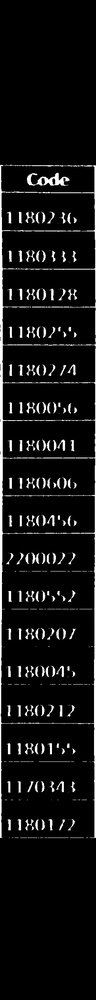
#> input picture Cells/dilated_image.jpg, 96 x 1000 px, shrunk from 242 x 2511 before the run
$ python -i OcrToTableTool.py   (imports and definitions only)
#> lines starting #> are read from the running program, lines starting #| are printed output that depends on the picture; after the words box and inside, x2 and y2 are one past the last pixel; in counts of white or black regions, pixels touching at a corner belong together
#> further down, picture is the input picture: shape (1000, 96, 3); min 0, max 255, mean 18.5
import cv2
import numpy as np
import subprocess

class OcrToTableTool:
    def __init__(self, original_image):
        self.original_image = original_image
        self.grey = cv2.cvtColor(original_image, cv2.COLOR_BGR2GRAY)
        self.thresholded_image = cv2.threshold(self.grey, 0, 255, cv2.THRESH_BINARY + cv2.THRESH_OTSU)[1]
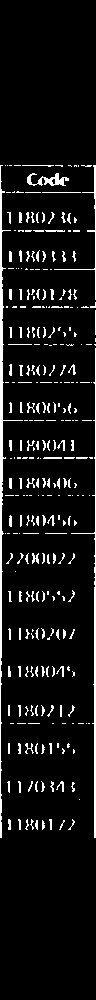
#> self.thresholded_image: shape (1000, 96); 7.5% white; 296 white regions (167 under 20 px), largest, box (x1, y1, x2, y2) and area: (0, 165, 23, 838) 1466, (71, 348, 96, 838) 795, (27, 173, 69, 186) 248

    def execute(self):
        self.dilate_image()
        self.store_process_image('0_dilated_image.jpg', self.dilated_image)
        self.find_contours()
        self.store_process_image('1_contours.jpg', self.image_with_contours_drawn)
        self.convert_contours_to_bounding_boxes()
        self.store_process_image('2_bounding_boxes.jpg', self.image_with_all_bounding_boxes)
        self.mean_height = self.get_mean_height_of_bounding_boxes()
        self.sort_bounding_boxes_by_y_coordinate()
        self.club_all_bounding_boxes_by_similar_y_coordinates_into_rows()
        self.sort_all_rows_by_x_coordinate()
        self.crop_each_bounding_box_and_ocr()
        self.generate_csv_file()

    def threshold_image(self):
        return cv2.threshold(self.grey_image, 0, 255, cv2.THRESH_BINARY + cv2.THRESH_OTSU)[1]
    def convert_image_to_grayscale(self):
        return cv2.cvtColor(self.image, self.dilated_image)
    def dilate_image(self):
        kernel_to_remove_gaps_between_words = np.array([
                [1,1,1,1,1,1,1,1,1,1],
               [1,1,1,1,1,1,1,1,1,1]
        ])
        self.dilated_image = cv2.dilate(self.thresholded_image, kernel_to_remove_gaps_between_words, iterations=5)
#> self.dilated_image: shape (1000, 96); 53.1% white; 31 black regions, largest, box (x1, y1, x2, y2) and area: (0, 0, 96, 165) 15840, (0, 835, 96, 1000) 15448, (26, 682, 74, 705) 1091
        simple_kernel = np.ones((5,5), np.uint8)
        self.dilated_image = cv2.dilate(self.dilated_image, simple_kernel, iterations=2)
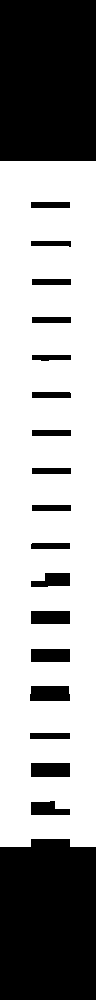
#> self.dilated_image: shape (1000, 96); 62.6% white; 19 black regions

    def find_contours(self):
        result = cv2.findContours(self.dilated_image, cv2.RETR_TREE, cv2.CHAIN_APPROX_SIMPLE)
#> result = 18 contours; largest, box (x1, y1, x2, y2) and area: (0, 161, 96, 847) 64756, (29, 685, 71, 702) 637, (30, 762, 71, 778) 598, (30, 648, 71, 663) 558, (30, 610, 71, 625) 558

        #self.contours = sorted(result, key=lambda x: cv2.boundingRect(x)[0])
        self.contours = result[0]
#> self.contours has the same summary as result
        self.image_with_contours_drawn = self.original_image.copy()
        cv2.drawContours(self.image_with_contours_drawn, self.contours, -1, (0, 255, 0), 3)
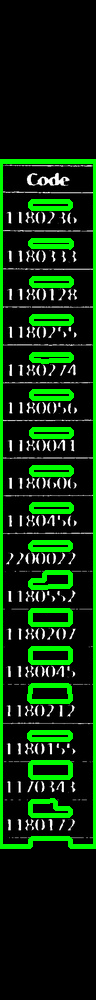
#> self.image_with_contours_drawn: shape (1000, 96, 3); 13.67% of pixels changed, all inside (x1, y1, x2, y2) = (0, 159, 96, 849)

    def approximate_contours(self):
        self.approximated_contours = []
        for contour in self.contours:
            approx = cv2.approxPolyDP(contour, 3, True)
            self.approximated_contours.append(approx)


    def draw_contours(self):
        self.image_with_contours = self.original_image.copy()
        cv2.drawContours(self.image_with_contours, self.approximated_contours, -1, (0, 255, 0), 5)

    def convert_contours_to_bounding_boxes(self):
        self.bounding_boxes = []
        self.image_with_all_bounding_boxes = self.original_image.copy()
        for contour in self.contours:
            x, y, w, h = cv2.boundingRect(contour)
            self.bounding_boxes.append((x, y, w, h))
            self.image_with_all_bounding_boxes = cv2.rectangle(self.image_with_all_bounding_boxes, (x, y), (x + w, y + h), (0, 255, 0), 5)
#> this loop made 18 passes
#> (x, y, w, h) on passes 1 to 12: (0, 161, 96, 686), (30, 800, 41, 16), (30, 762, 41, 16), (29, 732, 42, 8), (29, 685, 42, 17), (30, 648, 41, 15), (30, 610, 41, 15), (30, 572, 41, 16), (30, 542, 41, 8), (31, 504, 41, 8), (31, 467, 41, 8), (31, 429, 41, 8)
#> pass 1, in convert_contours_to_bounding_boxes, `self.image_with_all_bounding_boxes = cv2.rectangle(self.image_with_all..`:
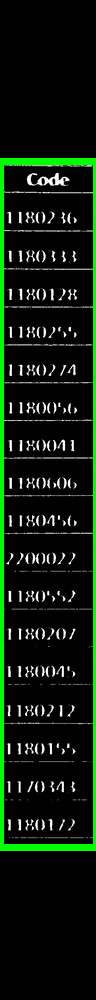
#> self.image_with_all_bounding_boxes: shape (1000, 96, 3); 6.35% of pixels changed, all inside (x1, y1, x2, y2) = (0, 158, 96, 851)
#> pass 3, in convert_contours_to_bounding_boxes, `self.image_with_all_bounding_boxes = cv2.rectangle(self.image_with_all..`:
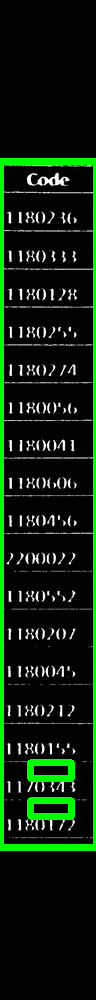
#> self.image_with_all_bounding_boxes: shape (1000, 96, 3); mean B, G, R 12.3, 32.7, 12.3
#> after the loop:
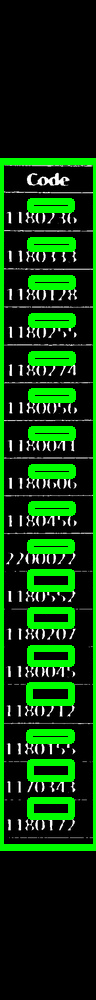
#> self.image_with_all_bounding_boxes: shape (1000, 96, 3); 10.9% of pixels changed, all inside (x1, y1, x2, y2) = (26, 198, 76, 744)
#> after the loop, self.bounding_boxes = 18 items, first 6: (0, 161, 96, 686), (30, 800, 41, 16), (30, 762, 41, 16), (29, 732, 42, 8), (29, 685, 42, 17), (30, 648, 41, 15)

    def get_mean_height_of_bounding_boxes(self):
        heights = []
        for bounding_box in self.bounding_boxes:
            x, y, w, h = bounding_box
            heights.append(h)
#> after the loop, heights = [686, 16, 16, 8, 17, 15, 15, 16, 8, 8, 8, 8, 8, 8, 8, 8, 8, 8]
#> in execute, `self.mean_height = self.get_mean_height_of_bounding_boxes()`: self.mean_height = 48.28
        return np.mean(heights)

    def sort_bounding_boxes_by_y_coordinate(self):
        self.bounding_boxes = sorted(self.bounding_boxes, key=lambda x: x[1])
#> self.bounding_boxes = 18 items, first 6: (0, 161, 96, 686), (30, 201, 41, 8), (30, 240, 42, 8), (31, 278, 41, 8), (31, 316, 41, 8), (31, 354, 41, 8)
    def club_all_bounding_boxes_by_similar_y_coordinates_into_rows(self):
        self.rows = []
        half_of_mean_height = self.mean_height / 2
#> half_of_mean_height = 24.14
        current_row = [ self.bounding_boxes[0] ]
#> current_row = [(0, 161, 96, 686)]
        for bounding_box in self.bounding_boxes[1:]:
            current_bounding_box_y = bounding_box[1]
            previous_bounding_box_y = current_row[-1][1]
            distance_between_bounding_boxes = abs(current_bounding_box_y - previous_bounding_box_y)
            if distance_between_bounding_boxes <= half_of_mean_height:
                current_row.append(bounding_box)
            else:
                self.rows.append(current_row)
                current_row = [ bounding_box ]
#> this loop made 17 passes
#> (current_bounding_box_y, previous_bounding_box_y, distance_between_bounding_boxes, current_row) on passes 1 to 12: (201, 161, 40, [(30, 201, 41, 8)]), (240, 201, 39, [(30, 240, 42, 8)]), (278, 240, 38, [(31, 278, 41, 8)]), (316, 278, 38, [(31, 316, 41, 8)]), (354, 316, 38, [(31, 354, 41, 8)]), (391, 354, 37, [(31, 391, 41, 8)]), (429, 391, 38, [(31, 429, 41, 8)]), (467, 429, 38, [(31, 467, 41, 8)]), (504, 467, 37, [(31, 504, 41, 8)]), (542, 504, 38, [(30, 542, 41, 8)]), (572, 542, 30, [(30, 572, 41, 16)]), (610, 572, 38, [(30, 610, 41, 15)])
#> after the loop, self.rows = 17 items
        self.rows.append(current_row)
    def sort_all_rows_by_x_coordinate(self):
        self.first_col =[]
        self.third_col = []
        for row in self.rows:
            row.sort(key=lambda x: x[0])
            self.first_col.append(row[0])
            self.third_col.append(row[2]) if len(row) > 2 else None
            self.first_col.append(list(row[0]))
            self.third_col.append(list(row[2])) if len(row) > 2 else None
#> this loop made 18 passes
#> after the loop, self.first_col = 36 items, first 6: (0, 161, 96, 686), [0, 161, 96, 686], (30, 201, 41, 8), [30, 201, 41, 8], (30, 240, 42, 8), [30, 240, 42, 8]; self.third_col = []

    # [29 lines of commented-out code are left out]


    def crop_each_bounding_box_and_ocr(self):
        self.table = []
        current_row = []
        image_number = 0
        for row in self.rows:
            for bounding_box in row:
                x, y, w, h = bounding_box
                y = y - 5
                cropped_image = self.original_image[y:y+h, x:x+w]
                image_slice_path = "./ocr_slices/img_" + str(image_number) + ".jpg"
                cv2.imwrite(image_slice_path, cropped_image)
                results_from_ocr = self.get_result_from_tersseract(image_slice_path)
                current_row.append(results_from_ocr)
                image_number += 1
            self.table.append(current_row)
            current_row = []
#> this loop made 18 passes
#> pass 1, in crop_each_bounding_box_and_ocr, `cv2.imwrite(image_slice_path, cropped_image)`:
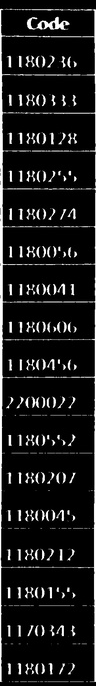
#> saved as img_0.jpg: shape (686, 96, 3); min 0, max 255, mean 27
#> after the loop, image_number = 18; self.table = 18 items
    def get_result_from_tersseract(self, image_path):
        output = subprocess.getoutput('tesseract ' + image_path + ' - -l eng --oem 3 --psm 7 --dpi 72 -c tessedit_char_whitelist="ABCDEFGHIJKLMNOPQRSTUVWXYZ0123456789().calmg* "')
        output = output.strip()
        return output
    def generate_csv_file(self):
        with open("output.csv", "w") as f:
            for row in self.table:
                f.write(",".join(row) + "\n")
#> this loop made 18 passes
    def store_process_image(self, file_name, image):
        path = "./process_images/ocr_table_tool/" + file_name
        cv2.imwrite(path, image)

>>> import cv2
>>> picture = cv2.imread('Cells/dilated_image.jpg')
>>> result = OcrToTableTool(picture).execute()
